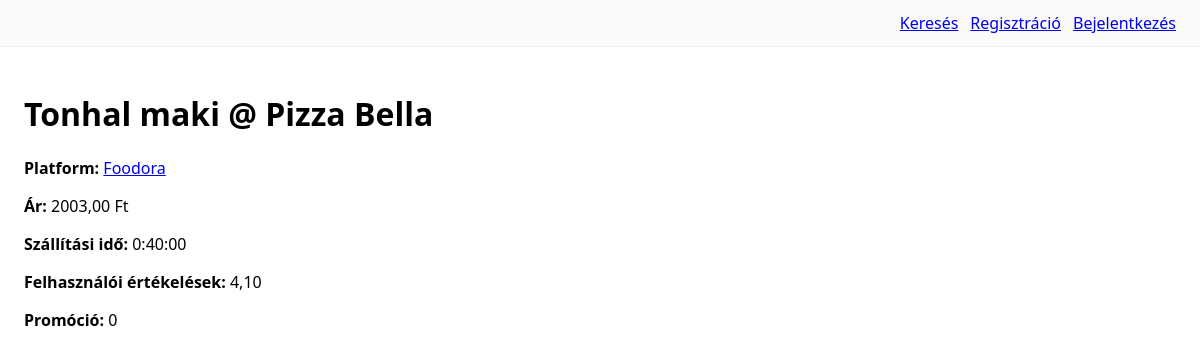
The app's page /info/4/ with its own data.
### compare/models.py (models this page shows, shortened)
class EtteremEtelInfo(models.Model):
    etel = models.ForeignKey("catalog.Etel", on_delete=models.CASCADE, related_name="etterem_info", verbose_name="Étel")
    etterem = models.ForeignKey("catalog.Etterem", on_delete=models.CASCADE, related_name="etel_info", verbose_name="Étterem")
    platform = models.CharField("Platform", max_length=20, choices=PLATFORMOK, default="egyeb")
    ar = models.DecimalField("Ár (HUF)", max_digits=10, decimal_places=2)
    szallitas_ido = models.DurationField("Szállítási idő", null=True, blank=True)
    felhaszn_ertekelesek = models.DecimalField("Felhasználói értékelések (átlag)", max_digits=3, decimal_places=2, null=True, blank=True)
    promocio = models.CharField("Promóció", max_length=255, blank=True)
    class Meta:
        verbose_name="Étterem–Étel információ"; verbose_name_plural="Étterem–Étel információk"
        unique_together=("etel","etterem","platform")
        indexes=[models.Index(fields=["etel"]), models.Index(fields=["etterem"]), models.Index(fields=["platform"])]

### catalog/models.py (models this page shows, shortened)
class Etel(models.Model):
    nev = models.CharField(max_length=150)
    leiras = models.TextField(blank=True)
    kategoria = models.CharField(max_length=50, blank=True)
    kep_url = models.URLField(blank=True)

class Etterem(models.Model):
    nev = models.CharField(max_length=150)
    cim = models.CharField(max_length=250, blank=True)
    platform = models.CharField(max_length=20, choices=PLATFORMOK, default="egyeb")
    platform_logo_url = models.URLField(blank=True)
    platform_url = models.URLField(blank=True)
    def get_platform_url(self) -> str:
        if self.platform_url:
            return self.platform_url
        defaults = {
            "wolt": "https://wolt.com",
            "foodora": "https://www.foodora.hu",
            "bolt": "https://bolt.eu/hu",
            "egyeb": "#",
        }
        return defaults.get(self.platform, "#")

### compare/views.py (the view)
# urls.py: path("info/<int:pk>/", views.InfoDetailView.as_view(), name="info_detail"),
class InfoDetailView(DetailView):
    model = EtteremEtelInfo
    template_name = "compare/info_detail.html"

### templates/compare/info_detail.html (shortened to what this page needs)
{% extends "_base.html" %}
{% block content %}
<h1>{{ object.etel.nev }} @ {{ object.etterem.nev }}</h1>
<p><b>Platform:</b>
  {% if object.etterem.get_platform_url %}
    <a href="{{ object.etterem.get_platform_url }}" target="_blank" rel="noopener">
      {{ object.etterem.get_platform_display }}
    </a>
  {% else %}
    {{ object.etterem.get_platform_display }}
  {% endif %}
</p>
<p><b>Ár:</b> {{ object.ar }} Ft</p>
<p><b>Szállítási idő:</b> {{ object.szallitas_ido }}</p>
<p><b>Felhasználói értékelések:</b> {{ object.felhaszn_ertekelesek|default:"–" }}</p>
<p><b>Promóció:</b> {{ object.promocio|default:"–" }}</p>
{% endblock %}

### templates/_base.html (style rules this page uses)
body { font-family:system-ui,Segoe UI,Arial;margin:0 }

### records on screen
EtteremEtelInfo: etel.nev "Tonhal maki", etterem.nev "Pizza Bella", etterem.platform "Foodora", ar "2003,00", szallitas_ido "0:40:00", felhaszn_ertekelesek "4,10", promocio "0"
